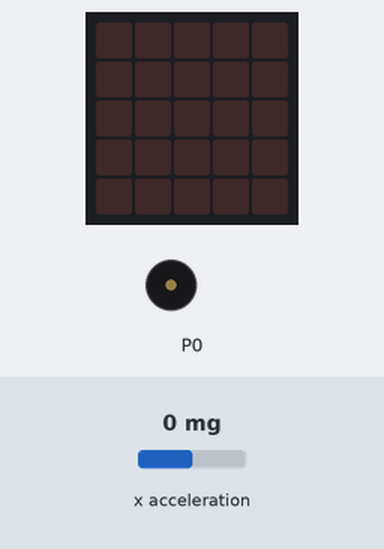
A program run on a simulated BBC micro:bit (MakeCode). Shown: the board's 5×5 LED display, buzzer (waves = sounding). The inputs (shaded band) are chosen by the test bench; at power-on: x acceleration 0 mg.

Above: at 1.2 s.
1.3 s: x acceleration set to 481 mg
2.8 s: x acceleration set to 567 mg
At 4.1 s:
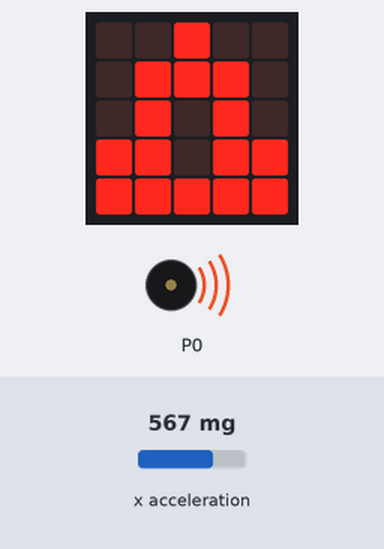
4.7 s: x acceleration set to -1440 mg
At 5.4 s:
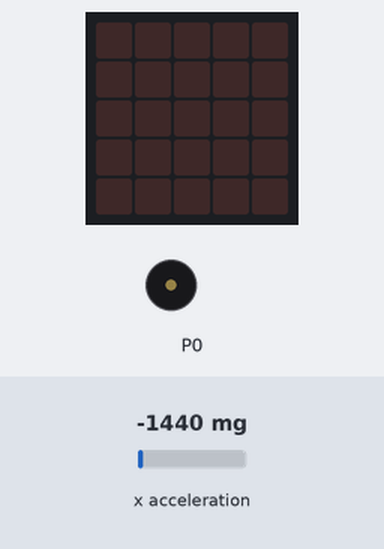
6.4 s: x acceleration set to 750 mg
At 6.61 s:
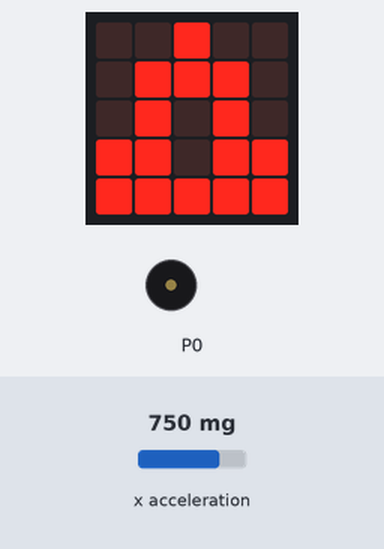
8.3 s: x acceleration set to -750 mg
At 9.9 s:
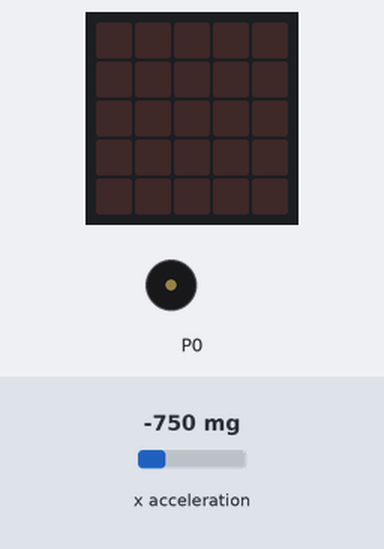
Timing chart, 0 to 11.0 s (numbered marks = the images above; inputs shaded):
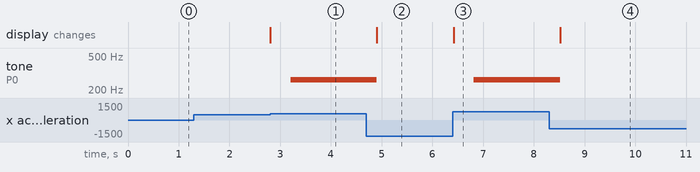

Measured:
- the behaviour switches between 512 and 513 mg on x acceleration (found by bisection; images 0 and 1)
- after the input at 1.3 s, every drawn part: stays the same
- after the input at 2.8 s, tone on P0: silent → 262 Hz after 0.40 s; the display: changes at once (image 1)
- after the input at 4.7 s, tone on P0: 262 Hz → silent after 0.21 s; the display: changes after 0.21 s (image 2)
- after the input at 6.4 s, tone on P0: silent → 262 Hz after 0.42 s; the display: changes at once (image 3)
- after the input at 8.3 s, tone on P0: 262 Hz → silent after 0.22 s; the display: changes after 0.22 s (image 4)

The program:

main.ts
```typescript
basic.forever(function () {
    if (input.acceleration(Dimension.X) > 512) {
        basic.showLeds(`
            . . # . .
            . # # # .
            . # . # .
            # # . # #
            # # # # #
            `)
        music.ringTone(262)
    } else {
        basic.clearScreen()
        music.stopAllSounds()
    }
})
```

test.ts
```typescript
// 在這裡測試；當此封包作為擴充功能時，將不會編譯此內容。
```
